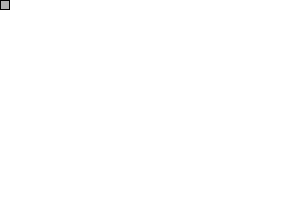
Frame 1 (no input)
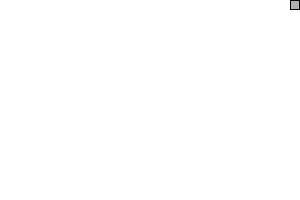
Frame 60 (the mouse pressed at the canvas centre just before this capture)
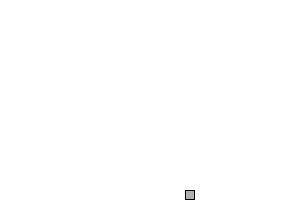
Frame 120 (the mouse held since frame 60 and released just before this capture)

The Processing sketch that drew these frames (run headless with seeded random() and noise(); from frame 60 on, the mouse is pressed at the canvas centre):

// Processing sketch: AmRand
// ── AmRand.pde
int x = 0;  
int y = 0;  
int speed = 5;  

// In der Variablen state speichern wir uns den Status der Bewegung
// state = 0 : rechts
// state = 1 : runter
// state = 2 : links
// state = 3 : hoch
int state = 0;  

void setup() {
  size(300, 200);
  stroke(0);
  fill(175);
}

void draw() {
  background(255);

  rect(x, y, 9, 9);


  if (state == 0) {
    x = x + speed;        // nach rechts
    if (x > width-10) {   // wenn ganz rechts
      x = width-10;       // gehts nach
      state = 1;          // unten weiter
    }
  } else if (state == 1) {
    y = y + speed;        // nach unten
    if (y > height-10) {  // wenn ganz unten
      y = height-10;      // gehts nach
      state = 2;          // links weiter
    }
  } else if (state == 2) {
    x = x - speed;        // nach links
    if (x < 0) {          // wenn ganz links 
      x = 0;              // gehts nach
      state = 3;          // oben weiter
    }
  } else if (state == 3) {
    y = y - speed;        // nach oben
    if (y < 0) {          // wenn ganz oben
      y = 0;              // gehts nach
      state=0;            // rechts weiter
    }
  }
}
